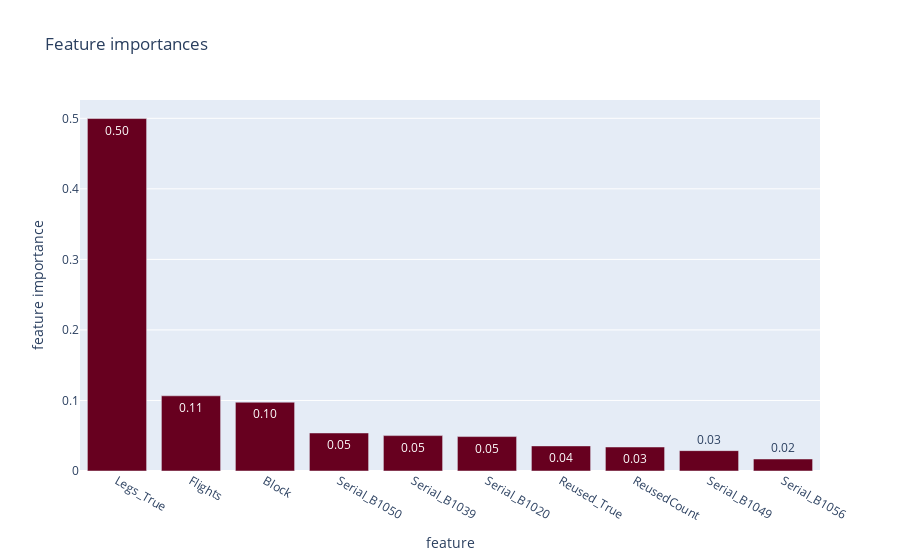

Notebook code cell kept with this figure:
### Code cell
#Interpretation of the model
dt=DecisionTreeClassifier(criterion= 'entropy', max_depth= 18, max_features= 'sqrt', 
                          min_samples_leaf= 1, min_samples_split= 10, splitter= 'random')



dt.fit(X_train, Y_train)

train_df=pd.DataFrame(data = X_train, columns = pd.read_csv(URL2).columns)
import plotly.express as px

def plot_feature_importance(rf, names, threshold = None):
    
    feature_importance_df = pd.DataFrame.from_dict({'feature_importance': dt.feature_importances_,
                                                    'feature': names})\
            .set_index('feature').sort_values('feature_importance', ascending = False)

    if threshold is not None:
        feature_importance_df = feature_importance_df[feature_importance_df.feature_importance > threshold]

    fig = px.bar(
        feature_importance_df.head(10),
        text_auto = '.2f',
        labels = {'value': 'feature importance'},
        title = 'Feature importances',
        color_discrete_sequence=px.colors.sequential.RdBu )

    fig.update_layout(showlegend = False)
    fig.show()

plot_feature_importance(dt, train_df.columns)

### Figure 1 — Plotly figure (JSON) as saved in the notebook; plotly's stock layout.template omitted (floating-point values rounded to 4 significant figures)
{"data": [{"alignmentgroup": "True", "hovertemplate": "variable=feature_importance<br>feature=%{x}<br>feature importance=%{y}<extra></extra>", "legendgroup": "feature_importance", "marker": {"color": "rgb(103,0,31)", "pattern": {"shape": ""}}, "name": "feature_importance", "offsetgroup": "feature_importance", "orientation": "v", "showlegend": true, "textposition": "auto", "texttemplate": "%{y:.2f}", "type": "bar", "x": ["Legs_True", "Flights", "Block", "Serial_B1050", "Serial_B1039", "Serial_B1020", "Reused_True", "ReusedCount", "Serial_B1049", "Serial_B1056"], "xaxis": "x", "y": [0.4996, 0.1066, 0.09755, 0.05389, 0.05015, 0.04878, 0.03557, 0.03402, 0.02886, 0.01702], "yaxis": "y"}], "layout": {"barmode": "relative", "legend": {"title": {"text": "variable"}, "tracegroupgap": 0}, "showlegend": false, "title": {"text": "Feature importances"}, "xaxis": {"anchor": "y", "domain": [0, 1], "title": {"text": "feature"}}, "yaxis": {"anchor": "x", "domain": [0, 1], "title": {"text": "feature importance"}}}}
